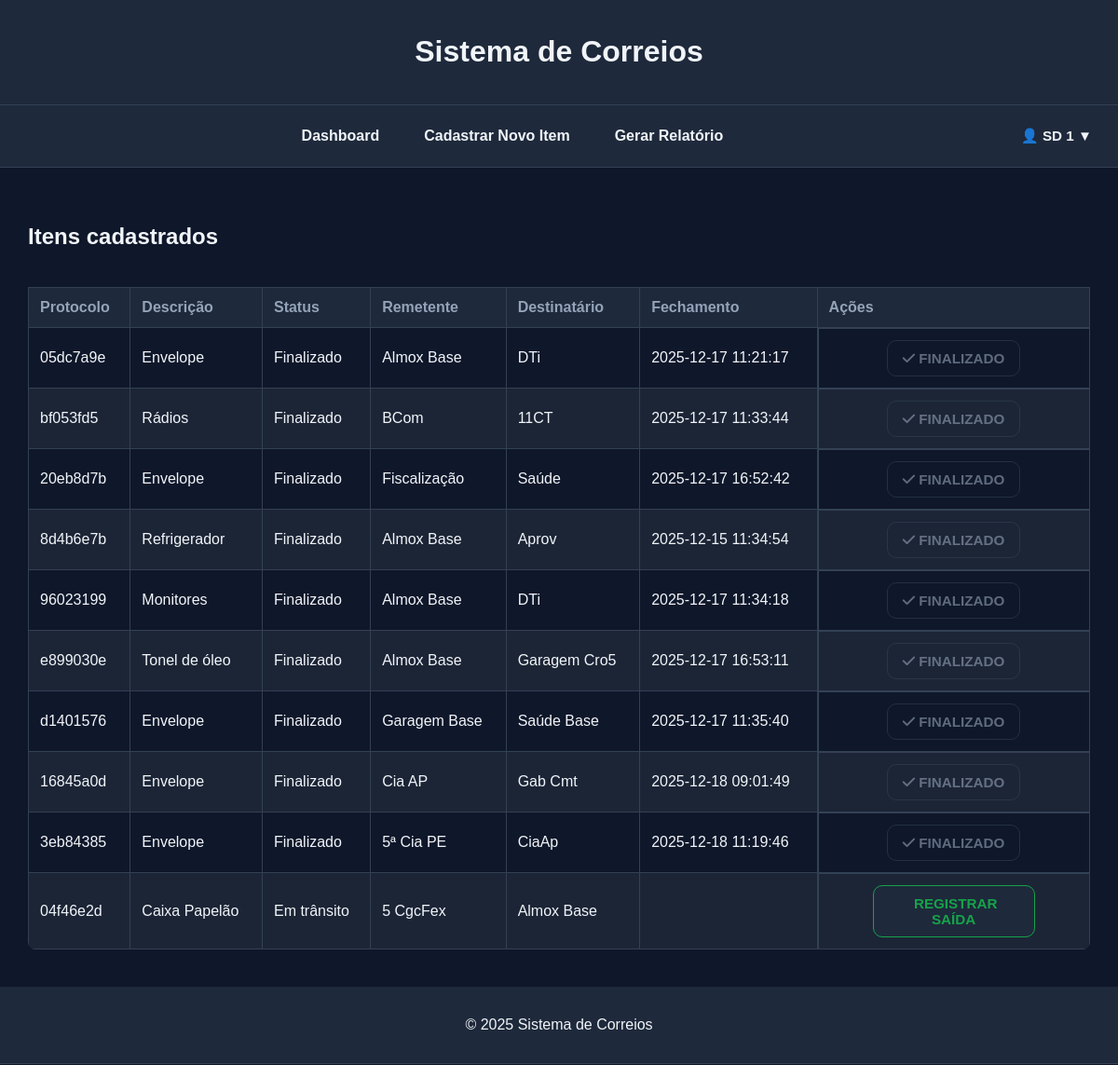
The app's page / (signed in) with its own data.
### app.py (models this page shows, shortened)
class User(UserMixin, db.Model):
    id = db.Column(db.Integer, primary_key=True)
    username = db.Column(db.String(80), unique=True, nullable=False)
    email = db.Column(db.String(120), unique=True, nullable=False)
    password_hash = db.Column(db.String(200), nullable=False)
    role = db.Column(db.String(20), default="user")  # "user" ou "admin"

class Item(db.Model):
    id = db.Column(db.Integer, primary_key=True)
    protocol = db.Column(db.String(20), unique=True, nullable=False)
    sender = db.Column(db.String(100))
    recipient = db.Column(db.String(100))
    description = db.Column(db.String(200))
    status = db.Column(db.String(50))
    closed = db.Column(db.DateTime, nullable=True)

### app.py (the view)
@app.route("/")
@login_required
def index():
    items = Item.query.all()
    return render_template("dashboard.html", items=items)

### app.py (called while the page is built)
@login_manager.user_loader
def load_user(user_id):
    return User.query.get(int(user_id))

### templates/dashboard.html (shortened to what this page needs)
{% extends "base.html" %}
{% block content %}
<section class="panel-card">
  <h2>Itens cadastrados</h2>
    <div class="table-container">
    <table>
      <thead>
        <tr>
          <th>Protocolo</th>
          <th>Descrição</th>
          <th>Status</th>
          <th>Remetente</th>
          <th>Destinatário</th>
          <th>Fechamento</th>
          <th>Ações</th>
        </tr>
      </thead>
      <tbody>
        {% for item in items %}
        <tr>
          <td class="nowrap">{{ item.protocol }}</td>
          <td>{{ item.description }}</td>
          <td class="nowrap">{{ item.status }}</td>
          <td>{{ item.sender }}</td>
          <td>{{ item.recipient }}</td>
          <td class="nowrap">
            {% if item.closed %}
              {{ item.closed.strftime("%Y-%m-%d %H:%M:%S") }}
            {% endif %}
          </td>
          <td class="col-actions">
            {% if item.status != "Finalizado" %}
              <a href="{{ url_for('exit_item', protocol=item.protocol) }}" class="btn-out">
                 Registrar Saída
              </a>
            {% else %}
              <a class="btn-secondary" aria-disabled="true">
                <i class="fa-solid fa-check"></i> Finalizado
              </a>
            {% endif %}
        </td>
        </tr>
        {% endfor %}
      </tbody>
    </table>
  </div>
</section>
{% endblock %}

### templates/base.html (shortened to what this page needs)
  <!DOCTYPE html>
  <html lang="pt-BR">
  <head>
      <link rel="stylesheet" href="{{ url_for('static', filename='style.css') }}">
      <link rel="stylesheet" href="https://cdnjs.cloudflare.com/ajax/libs/font-awesome/6.4.0/css/all.min.css">
  </head>
  <body>
  <header>
      <h1>Sistema de Correios</h1>
  </header>
  <nav>
  {% if current_user and current_user.is_authenticated %}
    <div class="nav-links">
      <a href="{{ url_for('index') }}">Dashboard</a>
      <a href="{{ url_for('new_item') }}">Cadastrar Novo Item</a>
      <a href="{{ url_for('report') }}">Gerar Relatório</a>
    </div>
  {% endif %}
  <div class="nav-right">
    {% if current_user and current_user.is_authenticated %}
      <div class="user-menu">
        <button class="user-button">
          {% if current_user.role == "admin" %}
            👑 {{ current_user.username }} ▼
          {% else %}
            👤 {{ current_user.username }} ▼
          {% endif %}
        </button>
      </div>
    {% else %}
      <a href="{{ url_for('login') }}" class="btn-secondary">Login</a>
    {% endif %}
  </div>
</nav>
  <main class="content-container">
      {% block content %}{% endblock %}
    </main>
  <footer>
      <p>&copy; 2025 Sistema de Correios</p>
  </footer>
  </body>
  </html>

### static/style.css (style rules this page uses)
:root { --bg: #0f172a; --panel: #1e293b; --text: #f1f5f9; --muted: #94a3b8; --border: #334155; --primary: #16a34a; --primary-dark: #15803d; --danger: #ef4444; --danger-dark: #b91c1c; --info: #3b82f6; --info-dark: #1e40af; }
body { background-color: var(--bg); color: var(--text); font-family: Arial, sans-serif; margin: 0; padding: 0; }
header, footer { background-color: var(--panel); padding: 16px; text-align: center; border-bottom: 1px solid var(--border); }
nav { background-color: var(--panel); padding: 16px; display: flex; align-items: center; border-bottom: 1px solid var(--border); }
.nav-links { flex: 1; display: flex; justify-content: center; gap: 24px; flex-wrap: wrap; }
.nav-right { margin-left: auto; }
nav a { color: var(--text); text-decoration: none; font-weight: bold; padding: 8px 12px; border-radius: 6px; }
.user-menu { position: relative; display: inline-block; }
.user-button { background: transparent; border: none; color: var(--text); font-weight: bold; cursor: pointer; padding: 8px 12px; border-radius: 6px; }
main { padding: 40px 20px; max-width: 95vw; margin: 0 auto; }
button, .btn-primary, .btn-secondary, a.btn-primary, a.btn-secondary, a.btn-out, a.btn-in, a.btn-info { font-family: Arial, sans-serif; font-size: 0.95rem; font-weight: bold; text-transform: uppercase; padding: 10px 16px; border-radius: 10px; cursor: pointer; transition: background 0.3s ease, color 0.3s ease, border-color 0.3s ease; text-decoration: none; display: inline-block; }
.btn-out, .btn-secondary { transition: transform 0.2s ease, background-color 0.3s ease; }
.btn-secondary, a.btn-secondary { background-color: transparent; color: var(--muted); border: 1px solid var(--border); }
a.btn-out { background-color: var(--panel); color: var(--primary); border: 1px solid var(--primary); }
[aria-disabled="true"] { pointer-events: none; opacity: 0.6; cursor: not-allowed; }
.table-container { max-height: 75vh; max-width: 100%; margin: 0 auto; overflow-y: auto; overflow-x: auto; border-radius: 8px; }
table { width: 100%; border-collapse: collapse; margin-top: 20px; }
th, td { padding: 12px; border: 1px solid var(--border); text-align: left; }
th { background-color: var(--panel); color: var(--muted); position: sticky; top: 0; }
tr:nth-child(even) { background-color: #1c2536; }
.col-actions { display: flex; flex-wrap: wrap; gap: 10px; justify-content: center; align-items: center; min-width: 240px; }
.col-actions a.btn-primary, .col-actions a.btn-secondary, .col-actions a.btn-out, .col-actions a.btn-in, .col-actions a.btn-info { padding: 10px 16px; font-size: 0.95rem; max-width: 140px; text-align: center; }

### records on screen
User: username "SD 1"
Item: protocol "05dc7a9e", description "Envelope", status "Finalizado", sender "Almox Base", recipient "DTi", closed "2025-12-17 11:21:17", shows "FINALIZADO"
Item: protocol "bf053fd5", description "Rádios", status "Finalizado", sender "BCom", recipient "11CT", closed "2025-12-17 11:33:44", shows "FINALIZADO"
Item: protocol "20eb8d7b", description "Envelope", status "Finalizado", sender "Fiscalização", recipient "Saúde", closed "2025-12-17 16:52:42", shows "FINALIZADO"
Item: protocol "8d4b6e7b", description "Refrigerador", status "Finalizado", sender "Almox Base", recipient "Aprov", closed "2025-12-15 11:34:54", shows "FINALIZADO"
Item: protocol "96023199", description "Monitores", status "Finalizado", sender "Almox Base", recipient "DTi", closed "2025-12-17 11:34:18", shows "FINALIZADO"
Item: protocol "e899030e", description "Tonel de óleo", status "Finalizado", sender "Almox Base", recipient "Garagem Cro5", closed "2025-12-17 16:53:11", shows "FINALIZADO"
Item: protocol "d1401576", description "Envelope", status "Finalizado", sender "Garagem Base", recipient "Saúde Base", closed "2025-12-17 11:35:40", shows "FINALIZADO"
Item: protocol "16845a0d", description "Envelope", status "Finalizado", sender "Cia AP", recipient "Gab Cmt", closed "2025-12-18 09:01:49", shows "FINALIZADO"
Item: protocol "3eb84385", description "Envelope", status "Finalizado", sender "5ª Cia PE", recipient "CiaAp", closed "2025-12-18 11:19:46", shows "FINALIZADO"
Item: protocol "04f46e2d", description "Caixa Papelão", status "Em trânsito", sender "5 CgcFex", recipient "Almox Base"
